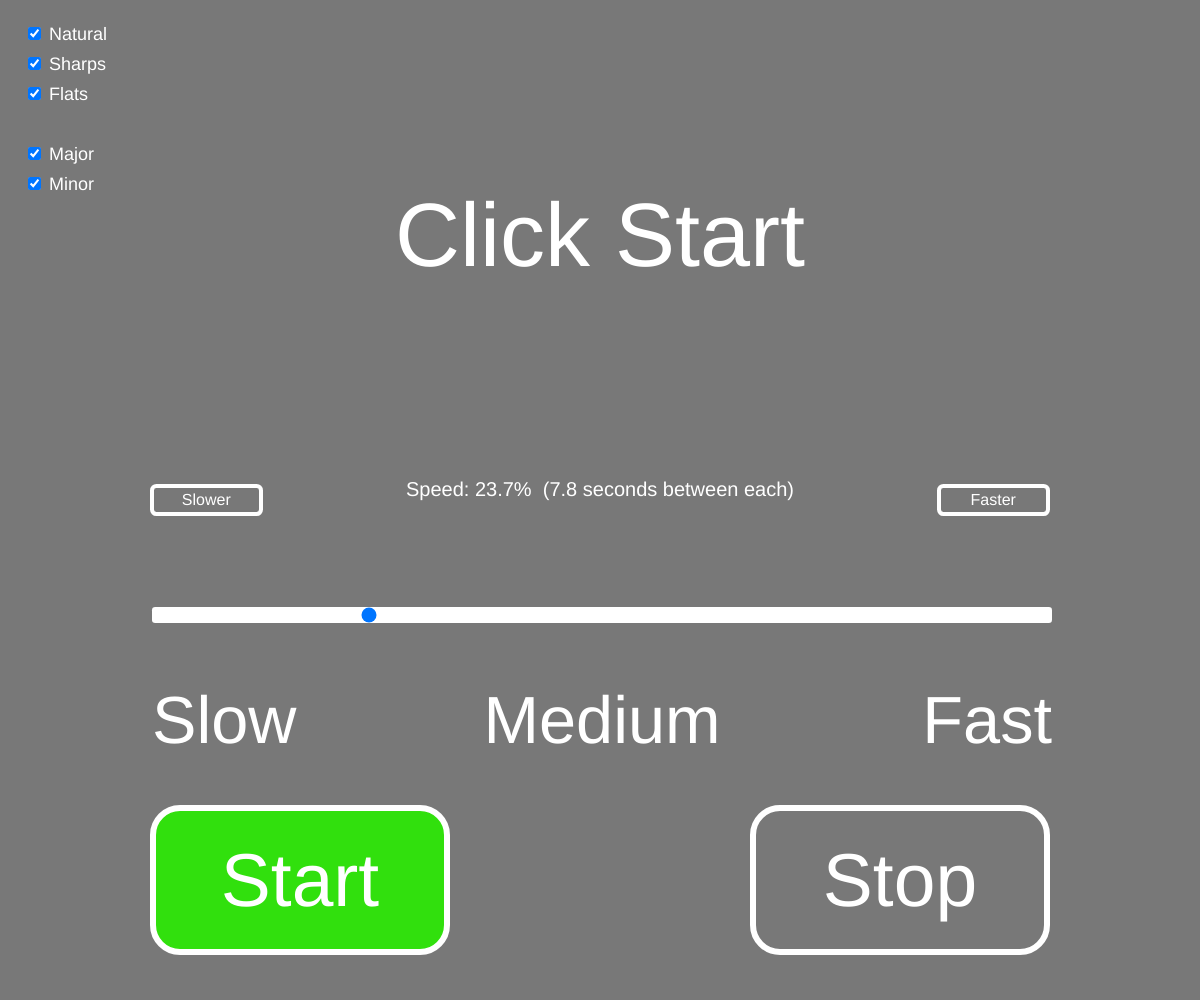
Frame 1 (no input)
Frame 60 (no input): identical to frame 1, image omitted
Frame 120 (the mouse pressed at the canvas centre since frame 60): identical to frame 1, image omitted

The p5.js sketch that drew this single still picture (run headless with seeded random() and noise() and a simulated clock; from frame 60 on, the mouse is pressed at the canvas centre):

// p5.js sketch
// ── sketch.js
let chordList = [];

let wholeNotes = ["A", "B", "C", "D", "E", "F", "G"];
let sharpNotes = ["A#", "C#", "D#", "F#", "G#"];
let flatNotes = ["A♭", "B♭", "D♭", "E♭", "G♭"];

const MAX_DELAY = 10;
const MIN_DELAY = 0.5;

const RATE = 0.5;

let chordIndex;

let lastChordChangeMillis;

let startButton;
let stopButton;

let fasterButton;
let slowerButton;

let naturalNoteCheckBox;
let sharpNoteCheckBox;
let flatNoteCheckBox;

let majorCheckBox;
let minorCheckBox;

let BACKGROUND;

let isStarted;

function preload() {
  BACKGROUND = color(120);
 // BACKGROUND = "#dd0000";
  
}

let speedSlider;

function setup() {
  createCanvas(windowWidth, windowHeight);
  textSize(24);
  background(BACKGROUND);

  isStarted = false;

  chordIndex = int(random(chordList.length))
  lastChordChangeMillis = 0;

  
  createStartStopButtons();
  createSpeedSlider();
  drawSliderText();
  createSpeedButtons();
  createCheckBoxes();
  
}

function createCheckBoxes() {
  let currentY = width / 50;
  let xPos = width / 50;
  let space = width / 40;
  naturalNoteCheckBox = createCheckbox(" Natural", true);
  naturalNoteCheckBox.position(xPos, currentY);
  currentY += space;
  sharpNoteCheckBox = createCheckbox(" Sharps", true);
  sharpNoteCheckBox.position(xPos, currentY);
  currentY += space;
  flatNoteCheckBox = createCheckbox(" Flats", true);
  flatNoteCheckBox.position(xPos, currentY);
  currentY += space * 2;

  majorCheckBox = createCheckbox(" Major", true);
  majorCheckBox.position(xPos, currentY);
  currentY += space;
  minorCheckBox = createCheckbox(" Minor", true);
  minorCheckBox.position(xPos, currentY);

  let boxes = [naturalNoteCheckBox, sharpNoteCheckBox, flatNoteCheckBox, majorCheckBox, minorCheckBox];
  for (let i = 0; i < boxes.length; i++) {
    let currentBox = boxes[i];
    currentBox.style("color", "white");
    currentBox.style("font-size", (18).toString() + "px");
    currentBox.style("font-family", "sans-serif");
    currentBox.changed(checkBoxChanged);
  }
  checkBoxChanged();
}

function checkBoxChanged() {
  let notes = [];
  if (naturalNoteCheckBox.checked()) {
    notes = notes.concat(wholeNotes);
  }
  if (sharpNoteCheckBox.checked()) {
    notes = notes.concat(sharpNotes);
  }
  if (flatNoteCheckBox.checked()) {
    notes = notes.concat(flatNotes);
  }

  let majorNotes = [];
  let minorNotes = [];

  for (let i = 0; i < notes.length; i++) {
    if (majorCheckBox.checked()) {
      majorNotes.push(notes[i] + " Major");
    }
    if (minorCheckBox.checked()) {
      minorNotes.push(notes[i] + " minor");
    }
  }
  
  chordList = majorNotes.concat(minorNotes);
}

function createSpeedButtons() {

  let boarderThickness = width / 300;

  fasterButton = createButton("Faster");
  fasterButton.style("width", (speedSlider.size().width / 8).toString() + "px");
  fasterButton.style("height", (speedSlider.size().height * 2).toString() + "px");
  fasterButton.position(stopButton.position().x + stopButton.size().width - fasterButton.size().width, height / 2 - fasterButton.size().height / 2);

  fasterButton.style("background-color", color(BACKGROUND));
  fasterButton.style("border", boarderThickness.toString() + "px solid white");
  fasterButton.style("color", "white");
  fasterButton.style("border-radius", (fasterButton.size().height / 5).toString() + "px");
  fasterButton.style("font-size", (fasterButton.size().height / 2).toString() + "px");
  fasterButton.style("font-family", "sans-serif");
  fasterButton.style("outline", "none");
  fasterButton.mouseOver(() => fasterButton.style("background-color", adjust(BACKGROUND, 50))).mouseOut(() => {
    fasterButton.style("background-color", color(BACKGROUND));
    fasterButton.style("color", color(255));
  });

  fasterButton.mouseClicked(() => speedSlider.value(speedSlider.value() + RATE));


  slowerButton = createButton("Slower");
  slowerButton.style("width", (speedSlider.size().width / 8).toString() + "px");
  slowerButton.style("height", (speedSlider.size().height * 2).toString() + "px");
  slowerButton.position(startButton.position().x, height / 2 - slowerButton.size().height / 2);

  slowerButton.style("background-color", color(BACKGROUND));
  slowerButton.style("border", boarderThickness.toString() + "px solid white");
  slowerButton.style("color", "white");
  slowerButton.style("border-radius", (slowerButton.size().height / 5).toString() + "px");
  slowerButton.style("font-size", (slowerButton.size().height / 2).toString() + "px");
  slowerButton.style("font-family", "sans-serif");
  slowerButton.style("outline", "none");
  slowerButton.mouseOver(() => slowerButton.style("background-color", adjust(BACKGROUND, 50))).mouseOut(() => {
    slowerButton.style("background-color", color(BACKGROUND));
    slowerButton.style("color", color(255));
  });
  slowerButton.mouseClicked(() => speedSlider.value(speedSlider.value() - RATE));

}

function adjust(col, amount) {
  let redVal = constrain(red(col) + amount, 0, 255);
  let greenVal = constrain(green(col) + amount, 0, 255);
  let blueVal = constrain(blue(col) + amount, 0, 255);
  return color(redVal, greenVal, blueVal);
}

function createSpeedSlider() {
  let speedBarBottomGap = height / 5;
  speedSlider = createSlider(0, MAX_DELAY - MIN_DELAY, 0.25 * (MAX_DELAY - 1), 0);
  speedSlider.size((stopButton.position().x + stopButton.size().width) - startButton.position().x);
  speedSlider.position(width / 2 - speedSlider.size().width / 2, startButton.position().y - speedBarBottomGap);
  speedSlider.style("-webkit-appearance", "none");
  speedSlider.style("border-radius", (speedSlider.size().height / 5).toString() + "px");
  speedSlider.style("outline", "none");
}

function drawSliderText() {
  let speedBarBottomGap = height / 5;

  textSize(speedBarBottomGap / 3);
  fill(255);
  noStroke();

  textAlign(LEFT, TOP);
  text("Slow", speedSlider.position().x, speedSlider.position().y + speedBarBottomGap / 2 - speedSlider.size().height);

  textAlign(CENTER, TOP);
  text("Medium", speedSlider.position().x + speedSlider.size().width / 2, speedSlider.position().y + speedBarBottomGap / 2 - speedSlider.size().height);

  textAlign(RIGHT, TOP);
  text("Fast", speedSlider.position().x + speedSlider.size().width, speedSlider.position().y + speedBarBottomGap / 2 - speedSlider.size().height);

}

function createStartStopButtons() {
  let buttonWidthPercentOfHalf = 0.5;
  let buttonHeightPercent = 0.15;
  let percentOfButtonHeightGap = 0.3;

  let boarderThickness = width / 200;

  startButton = createButton("Start");
  startButton.mousePressed(start);
  startButton.style("width", ((width / 2) * buttonWidthPercentOfHalf).toString() + "px");
  startButton.style("height", (height * buttonHeightPercent).toString() + "px");
  startButton.position(width / 4 - startButton.size().width / 2, height - startButton.size().height * (1 + percentOfButtonHeightGap));

  startButton.style("background-color", color('#31e00d'));
  startButton.style("border", boarderThickness.toString() + "px solid white");
  startButton.style("color", "white");
  startButton.style("border-radius", (startButton.size().height / 5).toString() + "px");
  startButton.style("font-size", (startButton.size().height / 2).toString() + "px");
  startButton.style("font-family", "sans-serif");
  startButton.style("outline", "none");
  startButton.mouseOver(() => startButton.style("background-color", adjust('#31e00d', 50))).mouseOut(() => {
    startButton.style("background-color", color('#31e00d'));
    startButton.style("color", color(255));
  });

  //----------------------//

  stopButton = createButton("Stop");
  stopButton.mousePressed(stop);
  stopButton.style("width", ((width / 2) * buttonWidthPercentOfHalf).toString() + "px");
  stopButton.style("height", (height * buttonHeightPercent).toString() + "px");
  stopButton.position(3 * width / 4 - stopButton.size().width / 2, height - stopButton.size().height * (1 + percentOfButtonHeightGap));
  stopButton.style("background-color", color(BACKGROUND));
  stopButton.style("border", boarderThickness.toString() + "px solid white");
  stopButton.style("color", "white");
  stopButton.style("border-radius", (stopButton.size().height / 5).toString() + "px");
  stopButton.style("font-size", (stopButton.size().height / 2).toString() + "px");
  stopButton.style("font-family", "sans-serif");
  stopButton.style("outline", "none");
  stopButton.mouseOver(() => stopButton.style("background-color", adjust(BACKGROUND, 0))).mouseOut(() => {
    stopButton.style("background-color", color(BACKGROUND));
    stopButton.style("color", color(255));
  });

}

function start() {
  isStarted = true;
  lastChordChangeMillis = millis();

  stopButton.style("background-color", color( '#f0140c'));
  stopButton.style("color", color(255));
   stopButton.mouseOver(() => stopButton.style("background-color", adjust('#f0140c', 50))).mouseOut(() => {
    stopButton.style("background-color", color('#f0140c'));
    stopButton.style("color", color(255));
  });

  startButton.style("background-color", color(255));
  startButton.style("color", color(0));
   startButton.mouseOver(() => startButton.style("background-color", adjust(BACKGROUND, 0))).mouseOut(() => {
    startButton.style("background-color", color(BACKGROUND));
    startButton.style("color", color(255));
  });
}

function stop() {
  isStarted = false;

  stopButton.style("background-color", color(255));
  stopButton.style("color", color(0));
   stopButton.mouseOver(() => stopButton.style("background-color", adjust(BACKGROUND, 0))).mouseOut(() => {
    stopButton.style("background-color", color(BACKGROUND));
    stopButton.style("color", color(255));
  });

  startButton.style("background-color", color('#31e00d'));
  startButton.style("color", color(255));
   startButton.mouseOver(() => startButton.style("background-color", adjust('#31e00d', 50))).mouseOut(() => {
    startButton.style("background-color", color('#31e00d'));
    startButton.style("color", color(255));
  });
}

function draw() {
  background(BACKGROUND);
  drawSliderText();
  textAlign(CENTER, BOTTOM);
  textSize(90);
  text(isStarted ? (chordList.length == 0 ? "Check Boxes to Enable Chords" : chordList[chordIndex]) : "Click Start", width / 2, height / 3.5);
  textSize(20);
  text("Speed: " + map(speedSlider.value(), 0, MAX_DELAY - MIN_DELAY, 0, 100).toFixed(1) + "%\t(" + (MAX_DELAY - speedSlider.value()).toFixed(1) + " seconds between each)", width / 2, height / 2);

  if ((millis() - lastChordChangeMillis) / 1000 > (MAX_DELAY - speedSlider.value())) {
    chordIndex = int(random(chordList.length))
    lastChordChangeMillis = millis();
  }
}
